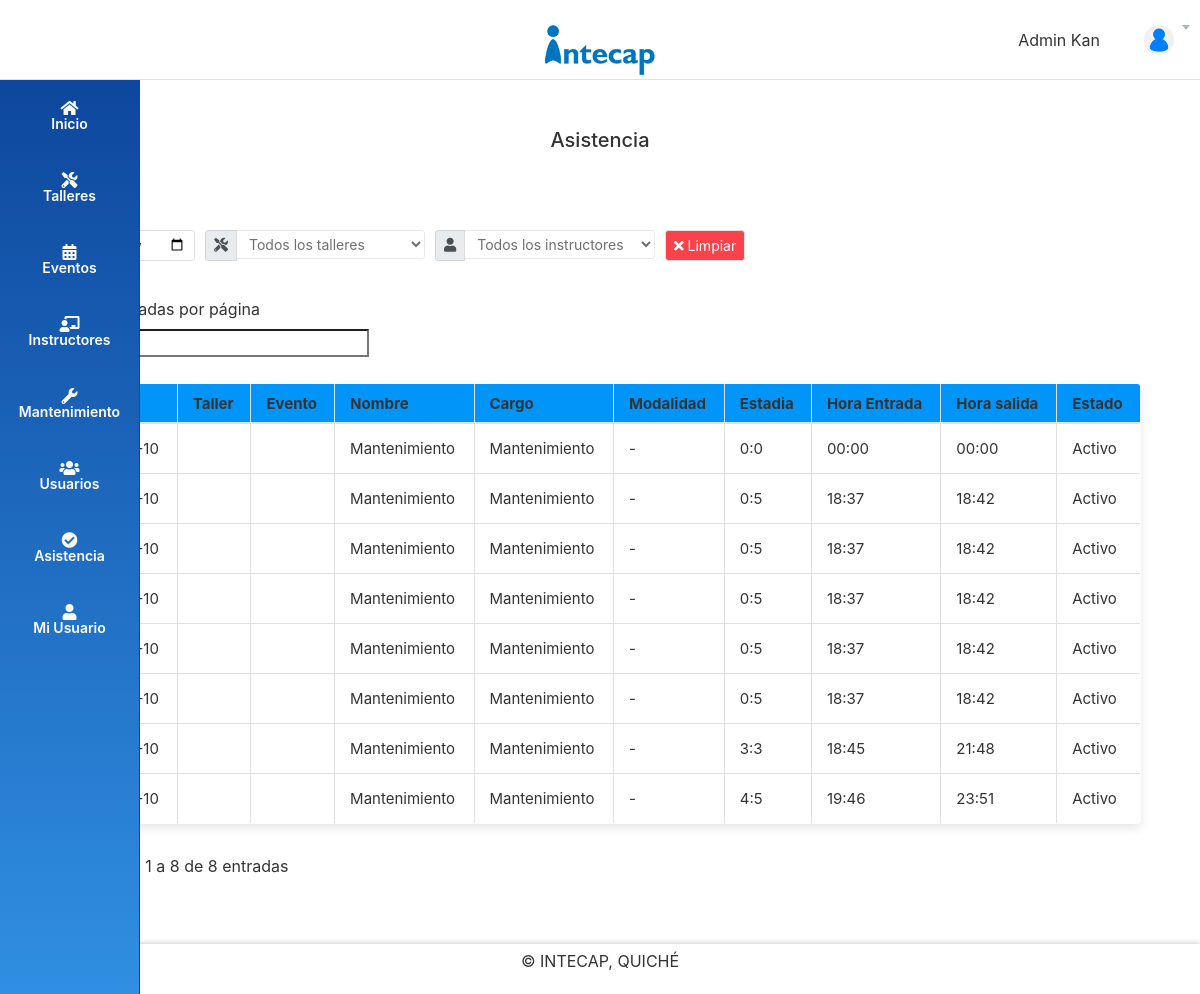
/vistas/ADMIN/ASISTENCIA.php (signed in), run on the app's committed database.
### tables this page shows
CREATE TABLE `usuario` (
  `id` int(11) NOT NULL,
  `nombre` varchar(20) DEFAULT NULL,
  `direccion` varchar(70) DEFAULT NULL,
  `cargo` varchar(150) DEFAULT NULL,
  `nom_usuario` varchar(100) DEFAULT NULL,
  `password` varchar(255) DEFAULT NULL,
  `id_rol` int(11) DEFAULT NULL,
  `estado` varchar(20) DEFAULT NULL
);

CREATE TABLE `asistencia` (
  `id` int(11) NOT NULL,
  `fecha` date DEFAULT NULL,
  `id_usuario` varchar(50) DEFAULT NULL,
  `id_evento` varchar(50) DEFAULT NULL,
  `estatilla` varchar(100) DEFAULT NULL,
  `hora_entrada` time DEFAULT NULL,
  `hora_salida` time DEFAULT NULL,
  `estado` varchar(20) DEFAULT 'Activo'
);

### controladores/session.php (called while the page is built, shortened)
<?php
	include($_SERVER['DOCUMENT_ROOT'] . '/intecapp/modelos/db.php');
	$stmt = $conn->prepare("SELECT * FROM usuario WHERE id = ?");
	$stmt->bind_param("i", $_SESSION['admin_intecap']);
	$stmt->execute();
	$query = $stmt->get_result();
	$user = $query->fetch_assoc();
?>

### vistas/ADMIN/listas/asistencia_list.php (the view, shortened to what this page needs)
<?php
include($_SERVER['DOCUMENT_ROOT'] . '/intecapp/modelos/db.php');
$filtroUsuario = '';
$sql = "SELECT a.*, u.nombre, u.cargo FROM asistencia a LEFT JOIN usuario u ON a.id_usuario = u.id" . $filtroUsuario . " ORDER BY a.fecha DESC, a.hora_entrada DESC, a.id DESC";
$query = $conn->query($sql);
function formatearHora($valor) {
    $timestamp = strtotime($valor);
    return $timestamp ? date('H:i', $timestamp) : '-';
}
while($row = $query->fetch_assoc()){
    $hora_entrada = $row['hora_entrada'];
    $hora_salida = $row['hora_salida'];
    $estadia = '-';
    if (!empty($hora_entrada) && !empty($hora_salida)) {
        $fechaUno = new DateTime($hora_entrada);
        $fechaDos = new DateTime($hora_salida);
        $dateInterval = $fechaUno->diff($fechaDos);
        $estadia = $dateInterval->format('%h:%i');
    }
?>
    <tr>
        <td><?php echo $row['fecha'];?></td>
        <td><?php echo $row['nombre_taller'];?></td>
        <td><?php echo $row['nombre_evento'];?></td>
        <td><?php echo $row['nombre'];?></td>
        <td><?php echo $row['cargo'];?></td>
        <td><?php echo $row['modalidad'] ?? '-';?></td>
        <td><?php echo $estadia;?></td>
        <td><?php echo formatearHora($hora_entrada);?></td>
        <td><?php echo formatearHora($hora_salida);?></td>
        <td><?php echo $row['estado'];?></td>
    </tr>
<?php
    }
?>

### vistas/ADMIN/nav_bar.php (shortened to what this page needs)
<body class="with-side-menu-compact">
    <div class="main-container">
        <header class="site-header">
            <div class="container-fluid">
                <a href="#" class="site-logo">
                    <img class="hidden-md-down" src="img/intecap.png" alt="Logo">
                </a>
            </div>
                <div class="user-status">
                    <span class="user-role"><?php echo htmlspecialchars($user['cargo']); ?></span>
                    <span class="user-name"><?php echo htmlspecialchars($user['nombre']); ?></span>
                </div>
            <div class="dropdown user-menu">
                <button class="dropdown-toggle" id="dd-user-menu" type="button"
                data-toggle="dropdown" aria-haspopup="true" aria-expanded="false">
                    <img src="img/perfil.png" alt="Perfil" class="user-avatar">
                </button>
            </div>
        </header>

### vistas/ADMIN/style.css (style rules this page uses)
.container-fluid { width: 100%; max-width: 1200px; padding: 20px; }
.table th, .table td { text-align: center; padding: 12px; }

### vistas/ADMIN/css/tema.css (style rules this page uses)
:root { --color-fondo-claro: #ffffff; --color-texto: #333333; --color-texto-oscuro: #000000; --color-primario: #0195f9; --color-sombra: rgba(0, 0, 0, 0.1); --color-borde: #e0e0e0; --color-header: #ffffff; --color-header-texto: #333333; --color-panel: #ffffff; --color-input-bg: #ffffff; scrollbar-width: thin; scrollbar-color: var(--color-borde) var(--color-fondo); }
body, .site-header, .side-menu, .panel, .card, table, footer, .modal-content, input, select, textarea, button, a { transition: background-color 0.3s ease, color 0.3s ease, border-color 0.3s ease; }
html, body { background-color: var(--color-fondo) !important; color: var(--color-texto) !important; }
.site-header { background-color: var(--color-header) !important; border-bottom: 1px solid var(--color-borde) !important; }
.site-header span, .site-header p, .site-header h1 { color: var(--color-header-texto) !important; }
:root { --menu-lateral-bg: linear-gradient(180deg, #0A4197 0%, #308FE2 100%); --menu-lateral-borde: #0d47a1; }
.main-container { background-color: var(--color-fondo) !important; }
.container, .container-fluid { background-color: transparent !important; }
label, p, h1, h2, h3, h4, h5, h6, span, td, th, .icon-text, .icon-text h3 { color: var(--color-texto) !important; }
button, .btn { border-color: var(--color-borde) !important; }
table td { border-color: var(--color-borde) !important; color: var(--color-texto) !important; }
a, .task-card-title a { color: var(--color-primario) !important; }

### vistas/ADMIN/header.php (style rules this page uses)
html, body { height: 100%; margin: 0; }
.main-container { display: flex; flex-direction: column; min-height: 100%; }
body { display: flex; flex-direction: column; min-height: 100vh; margin: 0; }
.site-header .container-fluid { display: flex; justify-content: space-between; align-items: center; }
.user-menu { position: absolute; right: 10px; top: 50%; transform: translateY(-50%); }
.site-header { position: relative; }
.site-header { position: relative; background-color: #f8f9fa; padding: 10px 0; }
.site-header .container-fluid { display: flex; align-items: center; justify-content: center; }
.site-logo { margin: 0; padding: 0; }
.site-logo img { max-height: 50px; }
.table th, .table td { padding: 15px; text-align: left; border: 1px solid #ddd; }

### vistas/ADMIN/nav_bar.php (style rules this page uses)
.user-status { position: absolute; right: 100px; top: 50%; transform: translateY(-50%); }

### data on the page
usuario: cargo "Admin", nombre "Kan"
asistencia: fecha "2025-07-10", id_usuario.nombre "Mantenimiento", id_usuario.cargo "Mantenimiento", modalidad "-", estadia "4:5", hora_entrada "19:46", hora_salida "23:51", estado "Activo"
asistencia: fecha "2025-07-10", id_usuario.nombre "Mantenimiento", id_usuario.cargo "Mantenimiento", modalidad "-", estadia "3:3", hora_entrada "18:45", hora_salida "21:48", estado "Activo"
asistencia: fecha "2025-07-10", id_usuario.nombre "Mantenimiento", id_usuario.cargo "Mantenimiento", modalidad "-", estadia "0:5", hora_entrada "18:37", hora_salida "18:42", estado "Activo"
asistencia: fecha "2025-07-10", id_usuario.nombre "Mantenimiento", id_usuario.cargo "Mantenimiento", modalidad "-", estadia "0:5", hora_entrada "18:37", hora_salida "18:42", estado "Activo"
asistencia: fecha "2025-07-10", id_usuario.nombre "Mantenimiento", id_usuario.cargo "Mantenimiento", modalidad "-", estadia "0:5", hora_entrada "18:37", hora_salida "18:42", estado "Activo"
asistencia: fecha "2025-07-10", id_usuario.nombre "Mantenimiento", id_usuario.cargo "Mantenimiento", modalidad "-", estadia "0:5", hora_entrada "18:37", hora_salida "18:42", estado "Activo"
asistencia: fecha "2025-07-10", id_usuario.nombre "Mantenimiento", id_usuario.cargo "Mantenimiento", modalidad "-", estadia "0:5", hora_entrada "18:37", hora_salida "18:42", estado "Activo"
asistencia: fecha "2025-07-10", id_usuario.nombre "Mantenimiento", id_usuario.cargo "Mantenimiento", modalidad "-", estadia "0:0", hora_entrada "00:00", hora_salida "00:00", estado "Activo"
